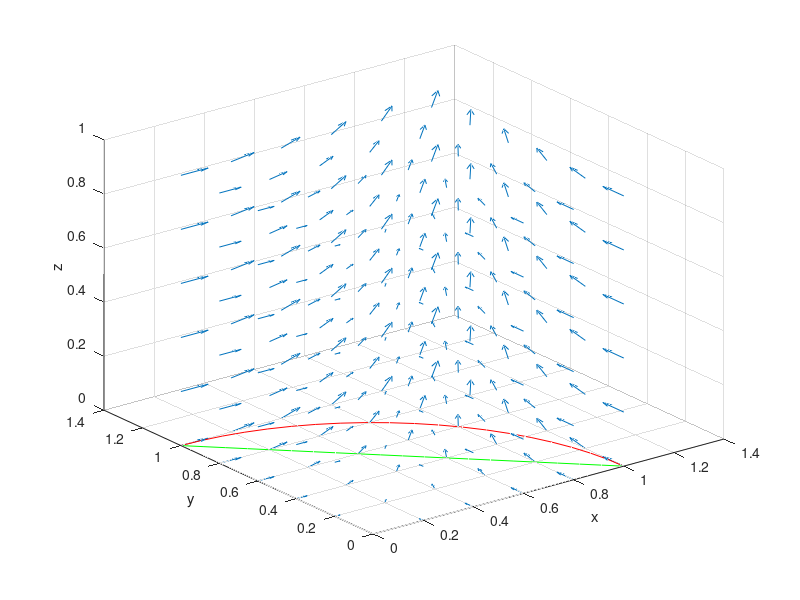

The MATLAB script that drew this image:
x = 0:.2:1;
y = x; z = x;
[xx,yy,zz] = meshgrid(x,y,z);
Exx = yy;
Eyy = xx;
Ezz = 0*zz;
figure(3);
quiver3(xx,yy,zz,Exx,Eyy,Ezz);
xlabel('x');
ylabel('y');
zlabel('z');
grid on;
hold on;
P1 = [1;0;0];
P2 = [0;1;0];
s = 0:.05:1;
L1 = P1 * (1-s) + P2 * s;
L2 = P1 * cos(pi*s/2) + P2 * sin(pi*s/2);
plot3(L1(1,:),L1(2,:),L1(3,:),'g');
plot3(L2(1,:),L2(2,:),L2(3,:),'r');